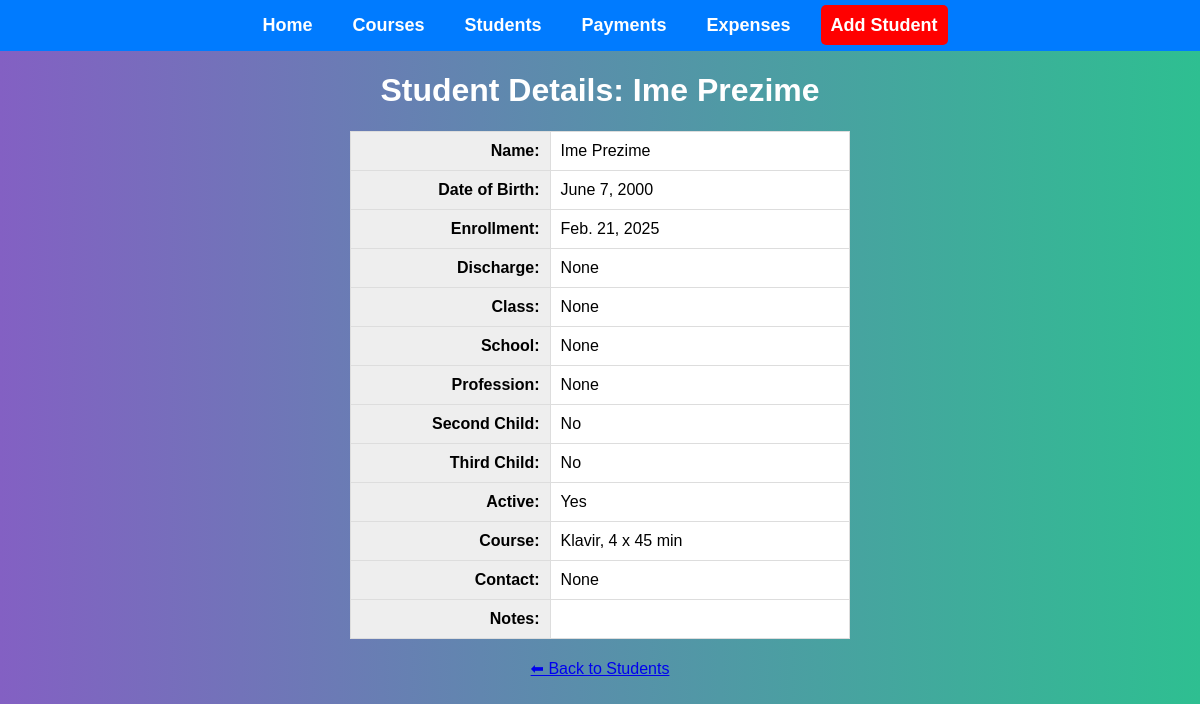
/doremiredo/students/2/, run on the app's committed database.
### doremiredo/models.py (models this page shows, shortened)
class Student(models.Model):
    name = models.CharField(max_length=100, unique=True)
    second_child = models.BooleanField(default=False)
    third_child = models.BooleanField(default=False)
    is_active = models.BooleanField(default=True)
    course = models.ForeignKey(Course, on_delete=models.SET_NULL, null=True, blank=True)
    date_of_birth = models.DateField(null=True, blank=True)  # Optional
    enrollment = models.DateField(default=date.today, null=True, blank=True)  # Optional
    discharge = models.DateField(null=True, blank=True)  # Optional
    school_class = models.PositiveIntegerField(null=True, blank=True)  # Optional
    school = models.CharField(max_length=255, blank=True, null=True)  # Optional
    profession = models.CharField(max_length=255, blank=True, null=True)  # Optional
    contact = models.CharField(max_length=100, null=True, blank=True)
    notes = models.TextField(null=True, blank=True)

class Course(models.Model):
    MONTHLY = 'monthly'
    SINGLE = 'single'
    FREQUENCY_CHOICES = [
        (MONTHLY, 'Monthly'),
        (SINGLE, 'Single'),
    ]
    name = models.CharField(max_length=100)
    price = models.DecimalField(max_digits=4, decimal_places=0)
    description = models.TextField(blank=True)
    frequency = models.CharField(
        max_length=10,
        choices=FREQUENCY_CHOICES,
        default=MONTHLY
    )
    def __str__(self):
        return self.name

### doremiredo/views.py (the view)
# urls.py: path('students/<int:pk>/', StudentDetailView.as_view(), name='student_details'),
class StudentDetailView(DetailView):
    model = Student
    template_name = 'student_details.html'
    context_object_name = 'student'

### doremiredo/templates/student_details.html (shortened to what this page needs)
{% load static %}
<!DOCTYPE html>
<html lang="en">
<head>
    <link rel="stylesheet" href="{% static 'doremiredo/styles.css' %}">
</head>
<body>
    <nav>
        <ul>
            <li><a href="{% url 'home' %}">Home</a></li>
            <li><a href="{% url 'list_course' %}">Courses</a></li>
            <li><a href="{% url 'list_student' %}">Students</a></li>
            <li><a href="{% url 'list_payment' %}">Payments</a></li>
            <li><a href="{% url 'list_expense' %}">Expenses</a></li>
            <li><a href="{% url 'add_student' %}" class="red-button">Add Student</a></li>
        </ul>
    </nav>
    <h1>Student Details: {{ student.name }}</h1>
    <table class="student-details-table">
        <tr><td><strong>Name:</strong></td><td>{{ student.name }}</td></tr>
        <tr><td><strong>Date of Birth:</strong></td><td>{{ student.date_of_birth }}</td></tr>
        <tr><td><strong>Enrollment:</strong></td><td>{{ student.enrollment }}</td></tr>
        <tr><td><strong>Discharge:</strong></td><td>{{ student.discharge }}</td></tr>
        <tr><td><strong>Class:</strong></td><td>{{ student.school_class }}</td></tr>
        <tr><td><strong>School:</strong></td><td>{{ student.school }}</td></tr>
        <tr><td><strong>Profession:</strong></td><td>{{ student.profession }}</td></tr>
        <tr><td><strong>Second Child:</strong></td><td>{{ student.second_child|yesno:"Yes,No" }}</td></tr>
        <tr><td><strong>Third Child:</strong></td><td>{{ student.third_child|yesno:"Yes,No" }}</td></tr>
        <tr><td><strong>Active:</strong></td><td>{{ student.is_active|yesno:"Yes,No" }}</td></tr>
        <tr><td><strong>Course:</strong></td><td>{{ student.course }}</td></tr>
        <tr><td><strong>Contact:</strong></td><td>{{ student.contact }}</td></tr>
        <tr><td><strong>Notes:</strong></td><td>{{ student.notes }}</td></tr>
    </table>
    <a href="{% url 'list_student' %}">⬅ Back to Students</a>
</body>
</html>

### doremiredo/static/doremiredo/styles.css (style rules this page uses)
body { font-family: 'Arial', sans-serif; background: linear-gradient(to right, #8360c3, #2ebf91); color: #fff; text-align: center; margin: 0; padding: 0; }
table { width: 100%; border-collapse: collapse; text-align: left; }
th, td { padding: 10px 12px; border: 1px solid #ddd; }
td { text-align: center; background-color: white; color: black; }
nav { background-color: #007bff; padding: 15px; text-align: center; }
nav ul { list-style: none; padding: 0; margin: 0; display: flex; justify-content: center; gap: 20px; }
nav ul li { display: inline; }
nav ul li a { text-decoration: none; color: white; font-size: 18px; font-weight: bold; padding: 10px 10px; border-radius: 5px; transition: background 0.3s; }
.red-button { background-color: red; color: white; padding: 10px 10px; border-radius: 5px; text-decoration: none; font-weight: bold; display: inline; transition: background-color 0.3s ease; }
.student-details-table { width: 50%; max-width: 500px; margin: 20px auto; border-collapse: collapse; background-color: #f9f9f9; border: 1px solid #ddd; }
.student-details-table td { padding: 10px; border: 1px solid #ddd; }
.student-details-table tr:nth-child(even) { background-color: #f1f1f1; }
.student-details-table td:first-child { font-weight: bold; width: 40%; text-align: right; background-color: #eee; }
.student-details-table td:last-child { text-align: left; }

### data on the page
Student: name "Ime Prezime", date_of_birth "June 7, 2000", enrollment "Feb. 21, 2025", discharge "None", school_class "None", school "None", profession "None", second_child "No", third_child "No", is_active "Yes", course "Klavir, 4 x 45 min", contact "None"
